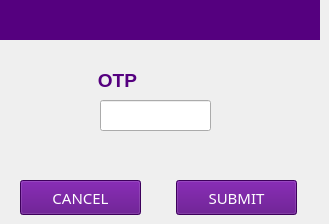
   <widget class="QWidget" name="Change_device_OTP_page">
    <widget class="QLabel" name="Eagreement_label_pg27_6">
     <property name="geometry">
      <rect>
       <x>0</x>
       <y>0</y>
       <width>320</width>
       <height>40</height>
      </rect>
     </property>
     <property name="styleSheet">
      <string notr="true">color: rgb(255, 255, 255);
background-color: rgb(85, 0, 127);
font: 75 11pt &quot;Sans Serif&quot;;</string>
     </property>
     <property name="text">
      <string/>
     </property>
    </widget>
    <widget class="QLabel" name="FinoLogo_pg27_6">
     <property name="geometry">
      <rect>
       <x>5</x>
       <y>2</y>
       <width>71</width>
       <height>35</height>
      </rect>
     </property>
     <property name="autoFillBackground">
      <bool>false</bool>
     </property>
     <property name="styleSheet">
      <string notr="true">background-color: rgb(85, 0, 127);</string>
     </property>
     <property name="text">
      <string/>
     </property>
     <property name="pixmap">
      <pixmap resource="fino.qrc">:/Fino/Icons/finoW.png</pixmap>
     </property>
     <property name="scaledContents">
      <bool>true</bool>
     </property>
     <property name="alignment">
      <set>Qt::AlignCenter</set>
     </property>
    </widget>
    <widget class="QLabel" name="OTP_label">
     <property name="geometry">
      <rect>
       <x>40</x>
       <y>70</y>
       <width>251</width>
       <height>21</height>
      </rect>
     </property>
     <property name="font">
      <font>
       <pointsize>14</pointsize>
       <weight>75</weight>
       <bold>true</bold>
      </font>
     </property>
     <property name="styleSheet">
      <string notr="true">color: rgb(85, 0, 127);</string>
     </property>
     <property name="text">
      <string>           OTP</string>
     </property>
    </widget>
    <widget class="QLineEdit" name="OTP_editline">
     <property name="geometry">
      <rect>
       <x>100</x>
       <y>100</y>
       <width>111</width>
       <height>31</height>
      </rect>
     </property>
     <property name="inputMethodHints">
      <set>Qt::ImhDigitsOnly|Qt::ImhPreferNumbers</set>
     </property>
     <property name="text">
      <string/>
     </property>
     <property name="maxLength">
      <number>4</number>
     </property>
    </widget>
    <widget class="QPushButton" name="OTP_submit_button">
     <property name="geometry">
      <rect>
       <x>176</x>
       <y>180</y>
       <width>121</width>
       <height>35</height>
      </rect>
     </property>
     <property name="font">
      <font>
       <family>Sans Serif</family>
       <pointsize>11</pointsize>
       <weight>9</weight>
       <italic>false</italic>
       <bold>false</bold>
      </font>
     </property>
     <property name="styleSheet">
      <string notr="true">color: rgb(255, 255, 255);
background-color: rgb(85, 0, 127);
font: 75 11pt &quot;Sans Serif&quot;;</string>
     </property>
     <property name="text">
      <string>SUBMIT</string>
     </property>
    </widget>
    <widget class="QPushButton" name="OTP_back_button">
     <property name="geometry">
      <rect>
       <x>20</x>
       <y>180</y>
       <width>121</width>
       <height>35</height>
      </rect>
     </property>
     <property name="font">
      <font>
       <family>Sans Serif</family>
       <pointsize>11</pointsize>
       <weight>9</weight>
       <italic>false</italic>
       <bold>false</bold>
      </font>
     </property>
     <property name="styleSheet">
      <string notr="true">color: rgb(255, 255, 255);
background-color: rgb(85, 0, 127);
font: 75 11pt &quot;Sans Serif&quot;;</string>
     </property>
     <property name="text">
      <string>CANCEL</string>
     </property>
    </widget>
   </widget>
